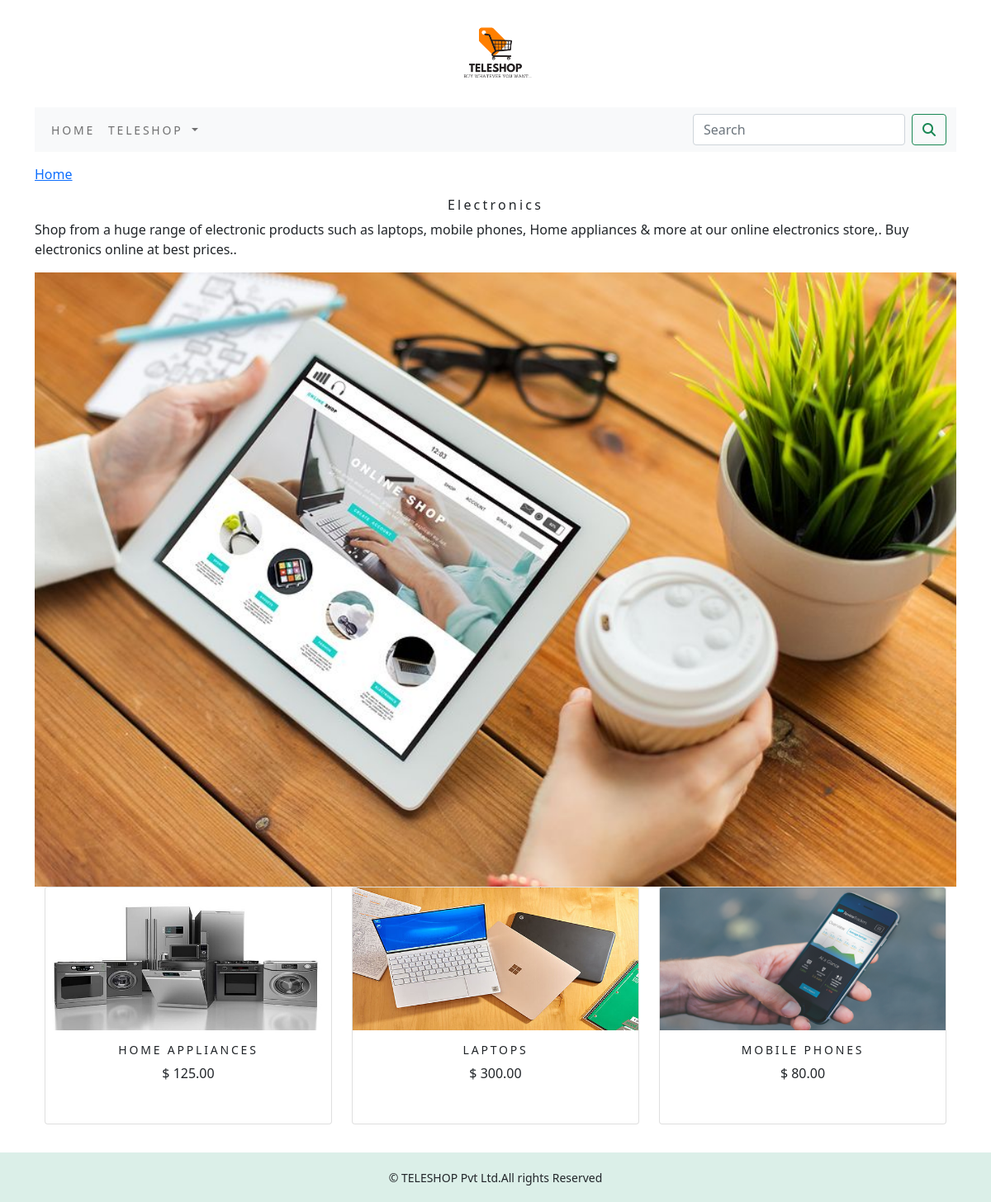
/Teleshop/electronics/, run on the app's committed database.
### Teleshop/models.py (models this page shows, shortened)
class Category(models.Model):
    name = models.CharField(max_length=250, unique=True)
    slug = models.SlugField(max_length=250, unique=True)
    desc = models.TextField(blank=True)
    img = models.ImageField(upload_to='category', blank=True)
    class Meta:
        ordering = ('name',)
        verbose_name = 'category'
        verbose_name_plural = 'categories'
    def get_url(self):
        return reverse('Teleshop:product_by_category', args=[self.slug])

class Product(models.Model):
    name = models.CharField(max_length=250, unique=True)
    slug = models.SlugField(max_length=250, unique=True)
    desc = models.TextField(blank=True)
    price = models.DecimalField(max_digits=10, decimal_places=2)
    category = models.ForeignKey(Category, on_delete=models.CASCADE)
    img = models.ImageField(upload_to='product', blank=True)
    stock = models.IntegerField()
    available = models.BooleanField(default=True)
    created = models.DateTimeField(auto_now_add=True)
    updated = models.DateTimeField(auto_now=True)
    def get_url(self):
        return reverse('Teleshop:prodCatdetail', args=[self.category.slug,self.slug])
    class Meta:
        ordering = ('name',)
        verbose_name = 'product'
        verbose_name_plural = 'products'

### Teleshop/views.py (the view)
# urls.py: path('', views.allProdCat, name='allProdCat'),
def allProdCat(request, c_slug=None):
    c_page = None
    products_list = None
    if c_slug != None:
        c_page = get_object_or_404(Category, slug=c_slug)
        products_list = Product.objects.all().filter(category=c_page, available=True)
    else:
        products_list = Product.objects.all().filter(available=True)
    paginator = Paginator(products_list, 6)
    try:
        page = int(request.GET.get('page', '1'))
    except:
        page = 1
    try:
        products = paginator.page(page)
    except (EmptyPage, InvalidPage):
        products = paginator.page(paginator.num_pages)
    return render(request, 'category.html', {'category': c_page, 'products': products})

### Teleshop/context_processors.py (called while the page is built)
def menu_links(request):
    links = Category.objects.all()
    return dict  (links=links)

### cart/context_processors.py (called while the page is built)
def counter(request):
    item_count=0
    if 'admin' in request.path:
        return {}
    else:
        try:
            cart=Cart.objects.filter(cart_id=_cart_id(request))
            car_items=CartItem.objects.all().filter(cart=cart[:1])
            for cart_item in car_items:
                item_count += cart_item.quantity
        except Cart.DoesNotExist:
            item_count=0
    return dict(item_count=item_count)

### cart/views.py (called while the page is built)
def _cart_id(request):
    cart=request.session.session_key
    if not cart:
        cart=request.session.create()
    return cart

### templates/category.html (shortened to what this page needs)
{% extends 'base.html'%}
{% load static %}
{% block content %}
    {% if category %}
         <div>
             <div class="row my_row_class">
                 <div class="mx-auto">
                <p> <a href="{% url 'Teleshop:allProdCat' %}">Home</a></p>
            </div>
                     {% endif %}
<div class="mx-auto">
    {% if category %}
    <h1 class=" text-center my_title">{{category.name}}  </h1>
    <p  class="text-justify"> {{category.desc}} </p>
</div>
 <br>
<div>
    <img class="my_image" src="{{category.img.url}}" alt="{{category.name}}">
</div>
             </div>
     {% endif %}
<div class="container">
    <div class="row mx_auto">
        {% for product in products.object_list %}
        <div class="my_bottom_margin col-9 col-sm-12 col-md-4 col-lg-4">
            <div class="card text-center" style="min-height:18rem; " >
                <a href="{{product.get_url}}"><img class="card-img-top my_image" src="{{product.img.url}}" alt="{{product.name}}"></a>
                <div class="card-body">
                <h4>{{product.name}}</h4>
                <p> $ {{product.price}}</p>
                </div>
            </div>
        </div>
        {% endfor %}
    </div>
    <br>
</div>
  </div>
{% endblock %}

### static/css/custom.css (style rules this page uses)
body { font-family: 'Roboto', sans-serif; }
.my_row_class { padding-top : 15px; }
.my_image { width:100%; height:auto; }
.my_title { font-size:16px; text_transform:uppercase; letter-spacing:.2em; }
.my_bottom_margin { margin-bottom:10px; }
.card-body h4 { font-size:14px; text-transform:uppercase; letter-spacing:.2em; }

### data on the page
Category: name "Electronics", desc "Shop from a huge range of electronic products such as laptops, mobile phones, Home appliances & more at our online electronics store,. Buy electronics online at best prices..", img (picture)
Product: img (picture), name "HOME APPLIANCES", price "125.00"
Product: img (picture), name "LAPTOPS", price "300.00"
Product: img (picture), name "MOBILE PHONES", price "80.00"
